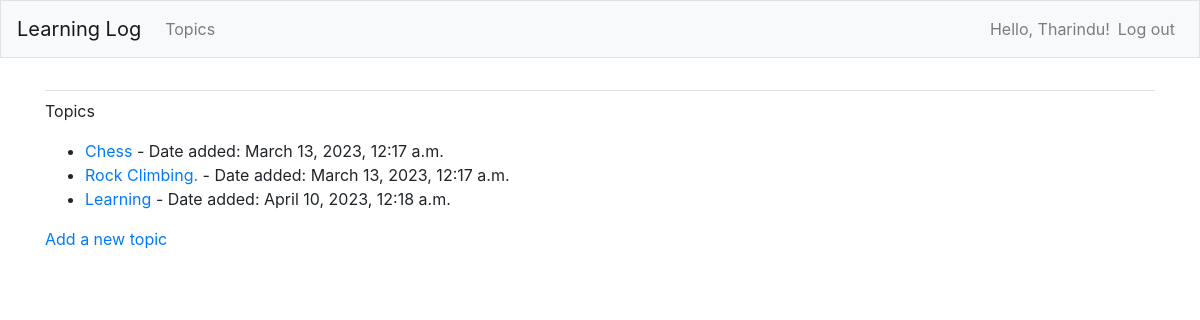
The app's page /topics/ (signed in) with its own data.
### learning_logs/models.py (models this page shows)
class Topic(models.Model):
    text = models.CharField(max_length=200)
    date_added = models.DateTimeField(auto_now_add=True)
    owner = models.ForeignKey(User, on_delete=models.CASCADE)
    def __str__(self) -> str:
        return self.text

### learning_logs/views.py (the view)
# urls.py: path('topics/', views.topics, name='topics'),
@login_required
def topics(request):
    topics = Topic.objects.filter(owner=request.user).order_by('date_added')
    context = {'topics': topics}
    return render(request, 'learning_logs/topics.html', context)

### learning_logs/templates/learning_logs/topics.html
{% extends "learning_logs/base.html" %}
{% block content %}
    <p>Topics</p>
    <ul>
        {% for topic in topics %}
            <li>
                <a href="{% url 'learning_logs:topic' topic.id %}">{{ topic }}</a>
                - Date added: {{ topic.date_added }}
            </li>
        {% empty %}
            <li>No topics have been added yet.</li>
        {% endfor %}
    </ul>
    <a href="{% url 'learning_logs:new_topic' %}">Add a new topic</a>
{% endblock content %}

### learning_logs/templates/learning_logs/base.html (shortened to what this page needs)
{% load bootstrap4 %}
<!doctype html>
<html lang="en">
<head>
    {% bootstrap_css %}
</head>
<body>
    <nav class="navbar navbar-expand-md navbar-light bg-light mb-4 border">
        <a class="navbar-brand" href="{% url 'learning_logs:index' %}">Learning Log</a>
        <div class="collapse navbar-collapse" id="navbarCollapse">
            <ul class="navbar-nav mr-auto">
                <li class="nav-item">
                    <a class="nav-link" href="{% url 'learning_logs:topics' %}">Topics</a>
                </li>
            </ul>
            <ul class="navbar-nav ml-auto">
                {% if user.is_authenticated %}
                    <li class="nav-item">
                        <span class="navbar-text">Hello, {{ user.username.capitalize }}!</span>
                    </li>
                    <li class="nav-item">
                        <a class="nav-link" href="{% url 'users:logout' %}">Log out</a>
                    </li>
                {% endif %}
            </ul>
        </div>
    </nav>
    <main role="main" class="container">
        <div class="pb-2 mb-2 border-bottom">
        </div>
        <div>
            {% block content %}{% endblock content %}
        </div>
    </main>
</body>
</html>

### records on screen
Topic: text "Chess", date_added "March 13, 2023, 12:17 a.m."
Topic: text "Rock Climbing.", date_added "March 13, 2023, 12:17 a.m."
Topic: text "Learning", date_added "April 10, 2023, 12:18 a.m."

### other values on screen
{{ user.username.capitalize }} "Tharindu"
